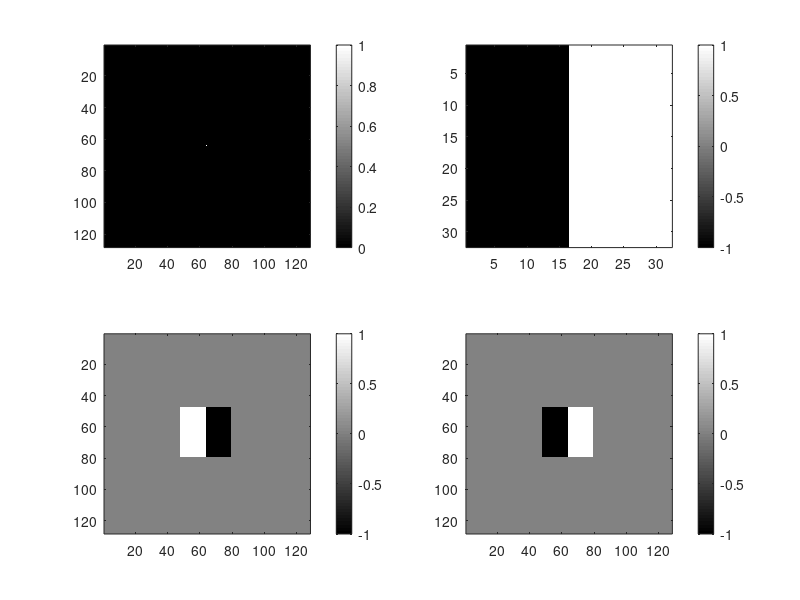

The MATLAB script that drew this image: (Note: this script raises an error after producing the figure.)

mask = [-ones(32,16) ones(32,16)];
I= zeros(128);
I(64,64)=1;
subplot(2,2,1);
imagesc(I);colormap gray;colorbar;
Icorr = filter2(mask,I,'same');
Iconv = conv2(I,mask,'same');
subplot(2,2,2);
imagesc(mask);colorbar;
subplot(2,2,3);
imagesc(Icorr);colorbar;
subplot(2,2,4);
imagesc(Iconv);colorbar;
%% 
clear;
close all;
I = imread('boat.pgm');
I = double(I);
I = I/255;
Inoisy = I + 0.1*randn(size(I));
mean((I(:)-Inoisy(:)).^2)
subplot(2,2,1);
imagesc(I);colormap gray;
subplot(2,2,2);
imagesc(Inoisy);
mask = Gaussian(1);
Io = conv2(Inoisy,mask,'same');
subplot(2,2,3);
imagesc(Io);
mean((I(:)-Io(:)).^2)
mask = Gaussian(10.5);
Io = conv2(Inoisy,mask,'same');
subplot(2,2,4);
imagesc(Io);
mean((I(:)-Io(:)).^2)
%% 
clear;
close all;
I = imread('house.pgm');
I = double(I);
I = I/255;
I = I + 0.03*randn(size(I));
mask1 = -ones(3);
mask1(2,2) = 8;
mask2 = Gaussian(1);
alpha = 0.2;
subplot(2,2,1);imagesc(I);colormap(gray);
subplot(2,2,2);imagesc((1-alpha)*I+alpha*conv2(I,mask1,'same'));
subplot(2,2,3);imagesc((1-alpha)*I+alpha*conv2(I,conv2(mask2,mask1,'full'),'same'));
subplot(2,2,4);imagesc((1-alpha)*I+alpha*conv2(conv2(I,mask2,'same'),mask1,'same'));

